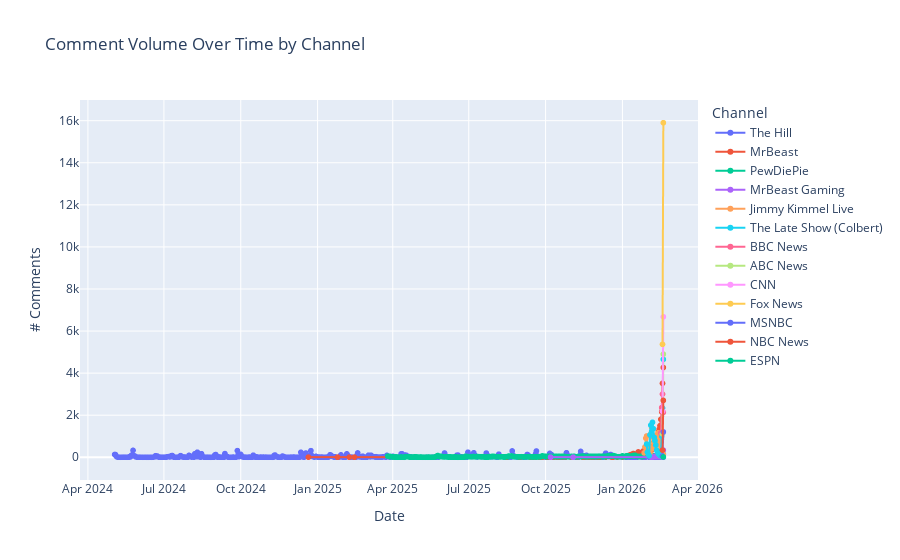

Notebook source saved alongside this figure:
### Markdown cell above
## 6. Comments Over Time

### Code cell
df["published_date"] = df["published_at"].dt.date
daily = df.groupby(["published_date", "channel_name"]).size().reset_index(name="count")

fig = px.line(
    daily,
    x="published_date",
    y="count",
    color="channel_name",
    title="Comment Volume Over Time by Channel",
    labels={"published_date": "Date", "count": "# Comments", "channel_name": "Channel"},
    markers=True,
)
fig.show()

### Figure 1 — Plotly figure (JSON) as saved in the notebook; plotly's stock layout.template omitted (floating-point values rounded to 4 significant figures; data arrays with more than 128 entries replaced by an {"elided": "..."} marker saying what was removed)
{"data": [{"hovertemplate": "Channel=The Hill<br>Date=%{x}<br># Comments=%{y}<extra></extra>", "legendgroup": "The Hill", "line": {"color": "#636efa", "dash": "solid"}, "marker": {"symbol": "circle"}, "mode": "lines+markers", "name": "The Hill", "showlegend": true, "type": "scattergl", "x": {"elided": "649 str values"}, "xaxis": "x", "y": {"elided": "649 int values"}, "yaxis": "y"}, {"hovertemplate": "Channel=MrBeast<br>Date=%{x}<br># Comments=%{y}<extra></extra>", "legendgroup": "MrBeast", "line": {"color": "#EF553B", "dash": "solid"}, "marker": {"symbol": "circle"}, "mode": "lines+markers", "name": "MrBeast", "showlegend": true, "type": "scattergl", "x": ["2024-12-21", "2025-01-25", "2025-02-08", "2025-02-14", "2025-06-19", "2025-08-15", "2025-08-16", "2025-08-30", "2025-09-01", "2025-09-12", "2025-09-13", "2025-09-16", "2025-09-19", "2025-09-23", "2025-09-26", "2025-09-27", "2025-10-03", "2025-10-04", "2025-10-10", "2025-10-11", "2025-10-14", "2025-10-17", "2025-10-21", "2025-10-25", "2025-10-31", "2025-11-07", "2025-11-08", "2025-11-14", "2025-11-16", "2025-11-18", "2025-11-21", "2025-11-22", "2025-11-25", "2025-11-28", "2025-12-02", "2025-12-05", "2025-12-06", "2025-12-12", "2025-12-19", "2025-12-20", "2025-12-21", "2025-12-26", "2026-01-01", "2026-01-02", "2026-01-03", "2026-01-04", "2026-01-05", "2026-01-06", "2026-01-07", "2026-01-08", "2026-01-09", "2026-01-10", "2026-01-11", "2026-01-12", "2026-01-13", "2026-01-14", "2026-01-15", "2026-01-16", "2026-01-17", "2026-01-18", "2026-01-19", "2026-01-20", "2026-01-21", "2026-01-22", "2026-01-23", "2026-01-24", "2026-01-25", "2026-01-26", "2026-01-27", "2026-01-28", "2026-01-29", "2026-01-30", "2026-01-31", "2026-02-01", "2026-02-02", "2026-02-03", "2026-02-04", "2026-02-05", "2026-02-06", "2026-02-07", "2026-02-08", "2026-02-09", "2026-02-10", "2026-02-11", "2026-02-12", "2026-02-13", "2026-02-14", "2026-02-15", "2026-02-16", "2026-02-17", "2026-02-18", "2026-02-19"], "xaxis": "x", "y": [6, 6, 6, 6, 6, 6, 6, 6, 6, 6, 6, 6, 6, 6, 6, 6, 6, 6, 6, 6, 6, 6, 6, 6, 6, 6, 6, 6, 6, 6, 6, 6, 6, 6, 6, 6, 12, 6, 6, 6, 6, 6, 6, 32, 32, 45, 33, 47, 58, 73, 93, 96, 128, 81, 119, 178, 103, 122, 154, 149, 159, 252, 153, 175, 182, 207, 251, 300, 275, 341, 334, 469, 525, 534, 484, 334, 413, 338, 452, 499, 700, 729, 826, 919, 1091, 1209, 1327, 1499, 1805, 2162, 3513, 4267], "yaxis": "y"}, {"hovertemplate": "Channel=PewDiePie<br>Date=%{x}<br># Comments=%{y}<extra></extra>", "legendgroup": "PewDiePie", "line": {"color": "#00cc96", "dash": "solid"}, "marker": {"symbol": "circle"}, "mode": "lines+markers", "name": "PewDiePie", "showlegend": true, "type": "scattergl", "x": {"elided": "331 str values"}, "xaxis": "x", "y": {"elided": "331 int values"}, "yaxis": "y"}, {"hovertemplate": "Channel=MrBeast Gaming<br>Date=%{x}<br># Comments=%{y}<extra></extra>", "legendgroup": "MrBeast Gaming", "line": {"color": "#ab63fa", "dash": "solid"}, "marker": {"symbol": "circle"}, "mode": "lines+markers", "name": "MrBeast Gaming", "showlegend": true, "type": "scattergl", "x": ["2025-10-07", "2025-11-03", "2026-02-04", "2026-02-05", "2026-02-06", "2026-02-07", "2026-02-08", "2026-02-09", "2026-02-10", "2026-02-11", "2026-02-12", "2026-02-13", "2026-02-14", "2026-02-15", "2026-02-16", "2026-02-17", "2026-02-18", "2026-02-19"], "xaxis": "x", "y": [6, 6, 7, 11, 16, 14, 28, 55, 41, 29, 44, 27, 41, 29, 25, 12, 286, 335], "yaxis": "y"}, {"hovertemplate": "Channel=Jimmy Kimmel Live<br>Date=%{x}<br># Comments=%{y}<extra></extra>", "legendgroup": "Jimmy Kimmel Live", "line": {"color": "#FFA15A", "dash": "solid"}, "marker": {"symbol": "circle"}, "mode": "lines+markers", "name": "Jimmy Kimmel Live", "showlegend": true, "type": "scattergl", "x": ["2026-01-27", "2026-01-28", "2026-01-29", "2026-01-30", "2026-01-31", "2026-02-01", "2026-02-02", "2026-02-03", "2026-02-04", "2026-02-05", "2026-02-06", "2026-02-07", "2026-02-08", "2026-02-09", "2026-02-10", "2026-02-11", "2026-02-12", "2026-02-13", "2026-02-14", "2026-02-15", "2026-02-16", "2026-02-17", "2026-02-18", "2026-02-19"], "xaxis": "x", "y": [207, 488, 906, 1010, 355, 363, 537, 217, 1124, 1419, 1001, 409, 677, 402, 695, 994, 1098, 1166, 770, 565, 374, 295, 203, 139], "yaxis": "y"}, {"hovertemplate": "Channel=The Late Show (Colbert)<br>Date=%{x}<br># Comments=%{y}<extra></extra>", "legendgroup": "The Late Show (Colbert)", "line": {"color": "#19d3f3", "dash": "solid"}, "marker": {"symbol": "circle"}, "mode": "lines+markers", "name": "The Late Show (Colbert)", "showlegend": true, "type": "scattergl", "x": ["2026-01-30", "2026-01-31", "2026-02-01", "2026-02-02", "2026-02-03", "2026-02-04", "2026-02-05", "2026-02-06", "2026-02-07", "2026-02-08", "2026-02-09", "2026-02-10", "2026-02-11", "2026-02-12", "2026-02-13", "2026-02-14", "2026-02-15", "2026-02-16", "2026-02-17", "2026-02-18", "2026-02-19"], "xaxis": "x", "y": [627, 242, 143, 76, 1064, 1525, 1246, 1660, 1357, 943, 784, 582, 336, 272, 162, 137, 84, 86, 1004, 2341, 4655], "yaxis": "y"}, {"hovertemplate": "Channel=BBC News<br>Date=%{x}<br># Comments=%{y}<extra></extra>", "legendgroup": "BBC News", "line": {"color": "#FF6692", "dash": "solid"}, "marker": {"symbol": "circle"}, "mode": "lines+markers", "name": "BBC News", "showlegend": true, "type": "scattergl", "x": ["2026-02-16", "2026-02-17", "2026-02-18", "2026-02-19"], "xaxis": "x", "y": [1155, 2358, 3004, 2138], "yaxis": "y"}, {"hovertemplate": "Channel=ABC News<br>Date=%{x}<br># Comments=%{y}<extra></extra>", "legendgroup": "ABC News", "line": {"color": "#B6E880", "dash": "solid"}, "marker": {"symbol": "circle"}, "mode": "lines+markers", "name": "ABC News", "showlegend": true, "type": "scattergl", "x": ["2026-02-18", "2026-02-19"], "xaxis": "x", "y": [1117, 4900], "yaxis": "y"}, {"hovertemplate": "Channel=CNN<br>Date=%{x}<br># Comments=%{y}<extra></extra>", "legendgroup": "CNN", "line": {"color": "#FF97FF", "dash": "solid"}, "marker": {"symbol": "circle"}, "mode": "lines+markers", "name": "CNN", "showlegend": true, "type": "scattergl", "x": ["2026-02-18", "2026-02-19"], "xaxis": "x", "y": [2190, 6677], "yaxis": "y"}, {"hovertemplate": "Channel=Fox News<br>Date=%{x}<br># Comments=%{y}<extra></extra>", "legendgroup": "Fox News", "line": {"color": "#FECB52", "dash": "solid"}, "marker": {"symbol": "circle"}, "mode": "lines+markers", "name": "Fox News", "showlegend": true, "type": "scattergl", "x": ["2026-02-18", "2026-02-19"], "xaxis": "x", "y": [5369, 15903], "yaxis": "y"}, {"hovertemplate": "Channel=MSNBC<br>Date=%{x}<br># Comments=%{y}<extra></extra>", "legendgroup": "MSNBC", "line": {"color": "#636efa", "dash": "solid"}, "marker": {"symbol": "circle"}, "mode": "lines+markers", "name": "MSNBC", "showlegend": true, "type": "scattergl", "x": ["2026-02-18", "2026-02-19"], "xaxis": "x", "y": [56, 1205], "yaxis": "y"}, {"hovertemplate": "Channel=NBC News<br>Date=%{x}<br># Comments=%{y}<extra></extra>", "legendgroup": "NBC News", "line": {"color": "#EF553B", "dash": "solid"}, "marker": {"symbol": "circle"}, "mode": "lines+markers", "name": "NBC News", "showlegend": true, "type": "scattergl", "x": ["2026-02-18", "2026-02-19"], "xaxis": "x", "y": [341, 2704], "yaxis": "y"}, {"hovertemplate": "Channel=ESPN<br>Date=%{x}<br># Comments=%{y}<extra></extra>", "legendgroup": "ESPN", "line": {"color": "#00cc96", "dash": "solid"}, "marker": {"symbol": "circle"}, "mode": "lines+markers", "name": "ESPN", "showlegend": true, "type": "scattergl", "x": ["2026-02-19"], "xaxis": "x", "y": [14], "yaxis": "y"}], "layout": {"legend": {"title": {"text": "Channel"}, "tracegroupgap": 0}, "title": {"text": "Comment Volume Over Time by Channel"}, "xaxis": {"anchor": "y", "domain": [0, 1], "title": {"text": "Date"}}, "yaxis": {"anchor": "x", "domain": [0, 1], "title": {"text": "# Comments"}}}}
